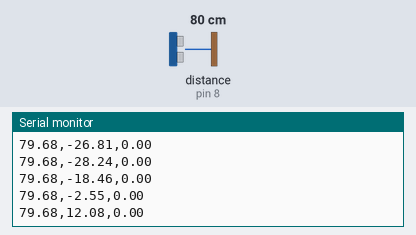
The sketch below on a simulated Arduino Uno, built with avr-gcc and run on an emulated ATmega328P. Shown: the last lines printed to the serial monitor. Wiring (inferred from the names in the program): ultrasonic range finder: trigger pin 7; echo pin 8. The inputs (shaded band) are chosen by the test bench; at power-on: distance to the obstacle (sensor on pin 8) 80 cm. The echo pulse lasts 58.3 µs per cm.

Above: at 1.2 s.
1.3 s: distance to the obstacle (sensor on pin 8) set to 2 cm
At 1.39 s:
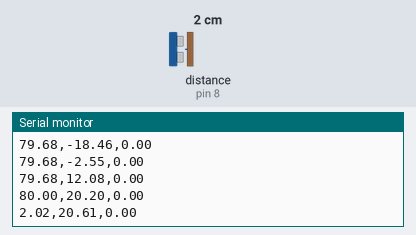
2.8 s: distance to the obstacle (sensor on pin 8) set to 4 cm
At 2.82 s:
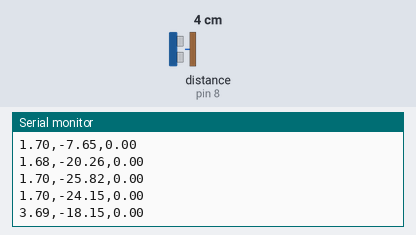
4.3 s: distance to the obstacle (sensor on pin 8) set to 120 cm
At 4.36 s:
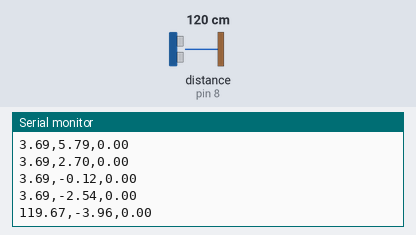
Timing chart, 0 to 7.3 s (numbered marks = the images above; inputs shaded):
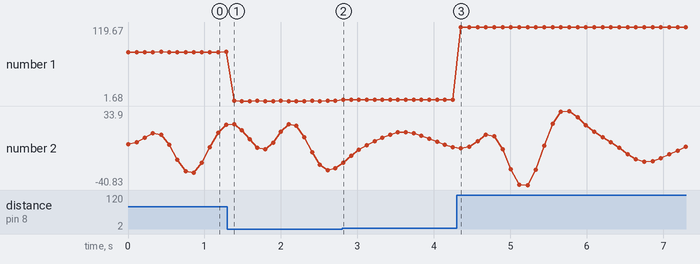

Measured:
- after the input at 1.3 s, the serial monitor: prints a new line after 0.09 s (image 1)
- after the input at 2.8 s, the serial monitor: prints a new line at once (image 2)
- plotted number 1: 80 → 1.7 after the input at 1.3 s, 1.7 → 3.69 after the input at 2.8 s
- plotted number 2: 20.2 → -24.15 after the input at 1.3 s, -24.15 → -2.54 after the input at 2.8 s

The sketch:

sr_04_band_pass.ino
```cpp
/*
 * HC-SR04 with Band-Pass Butterworth IIR Filter Example
 *
 * Demonstrates how a band-pass filter isolates a specific frequency range
 * while blocking both low-frequency drift and high-frequency noise.
 *
 * Filter specs: 10 Hz sampling, 0.5-1.5 Hz passband, Order 4
 * Center frequency: 1.0 Hz, Bandwidth: 1.0 Hz
 */

const int trigPin = 7;
const int echoPin = 8;

float duration, distance;

// Band-Pass Butterworth IIR digital filter
// Generated using filter_gen.py from FilterDemos
// Sampling rate: 10 Hz, frequency: [0.5, 1.5] Hz
// Filter is order 4, implemented as second-order sections (biquads)
float bandpass(float input)
{
  float output = input;

  // First biquad section
  {
    static float z1, z2; // filter section state
    float x = output - (-1.10547167)*z1 - 0.46872661*z2;
    output = 0.00482434*x + 0.00964869*z1 + 0.00482434*z2;
    z2 = z1;
    z1 = x;
  }

  // Second biquad section
  {
    static float z1, z2; // filter section state
    float x = output - (-1.48782202)*z1 - 0.63179763*z2;
    output = 1.00000000*x + 2.00000000*z1 + 1.00000000*z2;
    z2 = z1;
    z1 = x;
  }

  // Third biquad section
  {
    static float z1, z2; // filter section state
    float x = output - (-1.04431445)*z1 - 0.72062964*z2;
    output = 1.00000000*x + (-2.00000000)*z1 + 1.00000000*z2;
    z2 = z1;
    z1 = x;
  }

  // Fourth biquad section
  {
    static float z1, z2; // filter section state
    float x = output - (-1.78062325)*z1 - 0.87803603*z2;
    output = 1.00000000*x + (-2.00000000)*z1 + 1.00000000*z2;
    z2 = z1;
    z1 = x;
  }

  return output;
}

void setup() {
  pinMode(trigPin, OUTPUT);
  pinMode(echoPin, INPUT);
  Serial.begin(115200);

  // Print header for Serial Plotter
  Serial.println("Raw,BandPass,Zero");
}

void loop() {
  // Trigger the ultrasonic sensor
  digitalWrite(trigPin, LOW);
  delayMicroseconds(2);
  digitalWrite(trigPin, HIGH);
  delayMicroseconds(10);
  digitalWrite(trigPin, LOW);

  // Read the echo duration
  duration = pulseIn(echoPin, HIGH);
  distance = (duration * 0.0343) / 2;

  // Apply band-pass filter
  float filtered_distance = bandpass(distance);

  // Output: Raw, Filtered, and Zero reference line
  Serial.print(distance);
  Serial.print(",");
  Serial.print(filtered_distance);
  Serial.print(",");
  Serial.println(0.0);  // Zero reference line

  delay(100);  // 10 Hz sampling rate (CRITICAL: matches filter design!)
}

/*
 * WHAT IS A BAND-PASS FILTER?
 *
 * A band-pass filter allows ONLY frequencies within a specific "band" to pass:
 * - BLOCKS: Low frequencies (DC, slow drift)
 * -  PASSES: Middle frequencies (the "band of interest")
 * -  BLOCKS: High frequencies (noise, rapid changes)
 *
 * Think of it as a "window" in the frequency spectrum:
 *
 *   Frequency:  0 Hz -------- 1 Hz -------- 5 Hz
 *   Response:   BLOCK -------- PASS -------- BLOCK
 *                            ↑      ↑
 *                          0.5 Hz  1.5 Hz
 *
 *
 * OUR FILTER SPECIFICATIONS:
 *
 * Passband: 0.5 Hz to 1.5 Hz
 * Center frequency: 1.0 Hz
 * Bandwidth: 1.0 Hz
 * Sampling rate: 10 Hz
 *
 * This means:
 * BLOCK: < 0.5 Hz (slower than 2 seconds per cycle)
 * PASS: 0.5-1.5 Hz (oscillations of 0.67-2 seconds per cycle)
 * BLOCK: > 1.5 Hz (faster than 0.67 seconds per cycle)
 *
 *
 * BAND-PASS = HIGH-PASS + LOW-PASS:
 *
 * Conceptually, a band-pass is like cascading two filters:
 *
 * Input → [High-pass at 0.5 Hz] → [Low-pass at 1.5 Hz] → Output
 *         ↑ Removes DC/drift       ↑ Removes high noise
 *
 * The result: Only the "band" between 0.5-1.5 Hz survives!
 *
 *
 * FREQUENCY RESPONSE VISUALIZATION:
 *
 * Imagine the filter's "gain" (how much signal passes through):
 *
 * 0.0 Hz: |                              | Gain = 0% (blocked)
 * 0.3 Hz: |▁▁                            | Gain = 10%
 * 0.5 Hz: |▁▁▁▁▁▃▃                       | Gain = 50% (band edge)
 * 1.0 Hz: |▁▁▁▁▁▃▃▃▃▃▅▅▅▅▅█████         | Gain = 100% (center!)
 * 1.5 Hz: |▁▁▁▁▁▃▃▃▃▃▅▅▅▅▅█████▅▅▅▅▅▃   | Gain = 50% (band edge)
 * 2.0 Hz: |▁▁▁▁▁▃▃▃▃▃▅▅▅▅▅█████▅▅▅▅▅▃▃▁ | Gain = 10%
 * 5.0 Hz: |▁▁▁▁▁▃▃▃▃▃▅▅▅▅▅█████▅▅▅▅▅▃▃▁▁| Gain = 0% (blocked)
 *
 *
 * WHY FOUR BIQUAD SECTIONS?
 *
 * This is an Order 4 filter = 4 cascaded 2nd-order sections (biquads)
 *
 * More sections = Steeper rolloff = Better frequency selectivity
 *
 * Order 2: Gentle slopes, frequencies near edges leak through
 * Order 4: Sharp cutoffs, clean separation
 * Order 8: Very sharp, but more computation
 *
 * Our Order 4 gives excellent selectivity without being too complex.
 *
 *
 * WHAT GETS THROUGH?
 *
 * Example scenarios:
 *
 * Scenario 1: Constant distance (0 Hz)
 * Input:  [30, 30, 30, 30, 30, 30]
 * Output: [30, 15,  7,  3,  1,  0]  ← Decays to zero (DC blocked!)
 *
 * Scenario 2: Slow drift (0.1 Hz - too slow)
 * Input:  Gradually increases from 30 to 35 cm over 10 seconds
 * Output: Small values near zero (drift blocked!)
 *
 * Scenario 3: Rhythmic motion at 1.0 Hz (PERFECT!)
 * Input:  30, 35, 40, 35, 30, 25, 20, 25, 30, 35...
 *         ↑ One complete cycle per second
 * Output: Clean oscillating signal (PASSED through!)
 *
 * Scenario 4: Rapid jitter at 3 Hz (too fast)
 * Input:  Rapid small oscillations
 * Output: Heavily attenuated (high-freq blocked!)
 *
 *
 * PRACTICAL EXAMPLE - BREATHING DETECTION:
 *
 * Imagine the sensor pointed at someone's chest:
 *
 * Raw signal contains:
 * - DC offset (average distance to chest): 50 cm
 * - Breathing motion (0.3 Hz = 18 breaths/min): ±1 cm
 * - Heartbeat (1.2 Hz = 72 bpm): ±0.2 cm
 * - Random noise (5+ Hz): ±0.5 cm
 *
 * Low-pass output: 50 cm (just the average, smooth)
 * High-pass output: All motion (breathing + heart + noise)
 * Band-pass output: Mostly heartbeat! (0.5-1.5 Hz band)
 *
 * The band-pass isolates the heartbeat frequency range!
 *
 *
 * REAL-WORLD APPLICATIONS:
 *
 * Heart rate monitoring (0.5-3 Hz for 30-180 bpm)
 * Respiration detection (0.1-0.5 Hz for breathing)
 *  Vibration analysis (isolate specific machine frequencies)
 *  Seismic sensing (earthquakes in specific frequency bands)
 *  Sonar/radar processing (target detection at known frequencies)
 * Music/audio (isolate specific instruments or vocals)
 * Communication (extract signal from specific frequency channel)
 *
 *
 * EXAMPLE - PERIODIC MOTION DETECTION:
 *
 * You want to detect if someone is waving their hand rhythmically:
 *
 * No motion: Output ≈ 0 (DC blocked)
 * Random motion: Output is small (not periodic)
 * Waving at 1 Hz: Output is LARGE (in passband!)
 * Rapid tapping: Output ≈ 0 (too high frequency)
 *
 * The filter acts as a "rhythmic motion detector"!
 *
 *
 * BAND-PASS vs OTHER FILTERS:
 *
 * | Filter Type | Passes | Blocks | Use Case |
 * |-------------|--------|--------|----------|
 * | Low-pass    | 0 → 1 Hz | > 1 Hz | Smoothing |
 * | High-pass   | > 1 Hz | 0 → 1 Hz | Change detection |
 * | Band-pass   | 0.5 → 1.5 Hz | <0.5, >1.5 Hz | Periodic signal extraction |
 * | Band-stop   | <0.5, >1.5 Hz | 0.5 → 1.5 Hz | Remove interference |
 *
 *
 * OUTPUT BEHAVIOR:
 *
 * Like high-pass, band-pass output oscillates around ZERO:
 * - Not absolute distance (DC removed)
 * - Shows periodic component only
 * - Positive and negative values (oscillation)
 * - Magnitude indicates strength of periodic motion
 *
 *
 * FILTER INITIALIZATION:
 *
 * At startup, the filter has no history (z1, z2 = 0).
 * It takes several samples to "charge up":
 *
 * Samples 1-5: Transient behavior (settling)
 * Samples 6+: Steady-state behavior
 *
 * This is normal for IIR filters!
 *
 *
 * SERIAL PLOTTER VIEW:
 *
 * You'll see three lines:
 * - Blue (Raw): Original distance
 * - Red (Band-pass): Oscillating around zero
 * - Green (Zero): Reference line
 *
 * The band-pass line will:
 * - Stay near zero for constant distance
 * - Stay near zero for very slow changes
 * - Stay near zero for very fast jitter
 * - OSCILLATE for periodic motion at ~1 Hz!
 *
 *
 * EXPERIMENT IDEAS:
 *
 * 1. HOLD STILL
 *    → Band-pass output decays to zero
 *
 * 2. MOVE HAND SLOWLY (0.2 Hz - every 5 seconds)
 *    → Small output (too slow, blocked)
 *
 * 3. WAVE HAND RHYTHMICALLY (1 Hz - once per second)
 *    → LARGE oscillations (in passband!)
 *
 * 4. TAP RAPIDLY (3+ Hz)
 *    → Small output (too fast, blocked)
 *
 * 5. MOVE RANDOMLY
 *    → Chaotic small output (not periodic)
 *
 * Try to match the ~1 Hz frequency - that's the "sweet spot"!
 *
 *
 * DESIGN CONSIDERATIONS:
 *
 * Bandwidth selection:
 * - Narrow band (0.8-1.2 Hz): Very selective, rejects more noise
 * - Wide band (0.5-1.5 Hz): Catches more signal, less selective
 *
 * Our 1.0 Hz bandwidth is a good compromise.
 *
 * Center frequency:
 * - Set to expected signal frequency (e.g., 1 Hz for waving)
 * - Must be < Nyquist frequency (sampling_rate / 2 = 5 Hz)
 *
 *
 * MUSICAL ANALOGY:
 *
 * Imagine an orchestra:
 * - Low-pass: Hear only the bass section
 * - High-pass: Hear only the piccolos
 * - Band-pass: Hear only the violins (mid-range)
 * - Band-stop: Hear everything EXCEPT the violins
 *
 * Band-pass lets you "tune in" to specific instruments!
 *
 *
 * SIGNAL ISOLATION:
 *
 * If you know your signal of interest is at a specific frequency,
 * band-pass filtering is THE tool for extracting it from noise.
 *
 * Example: Detecting a 1 Hz vibration on a motor
 * - All other vibrations: filtered out
 * - The 1 Hz component: isolated and measurable
 * - Perfect for machinery diagnostics!
 */
```
